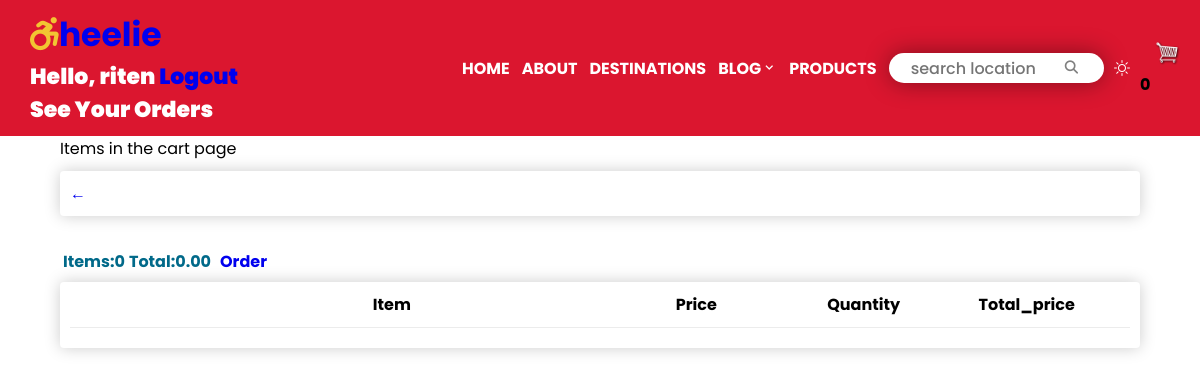
The app's page /cart/ (signed in), older data.
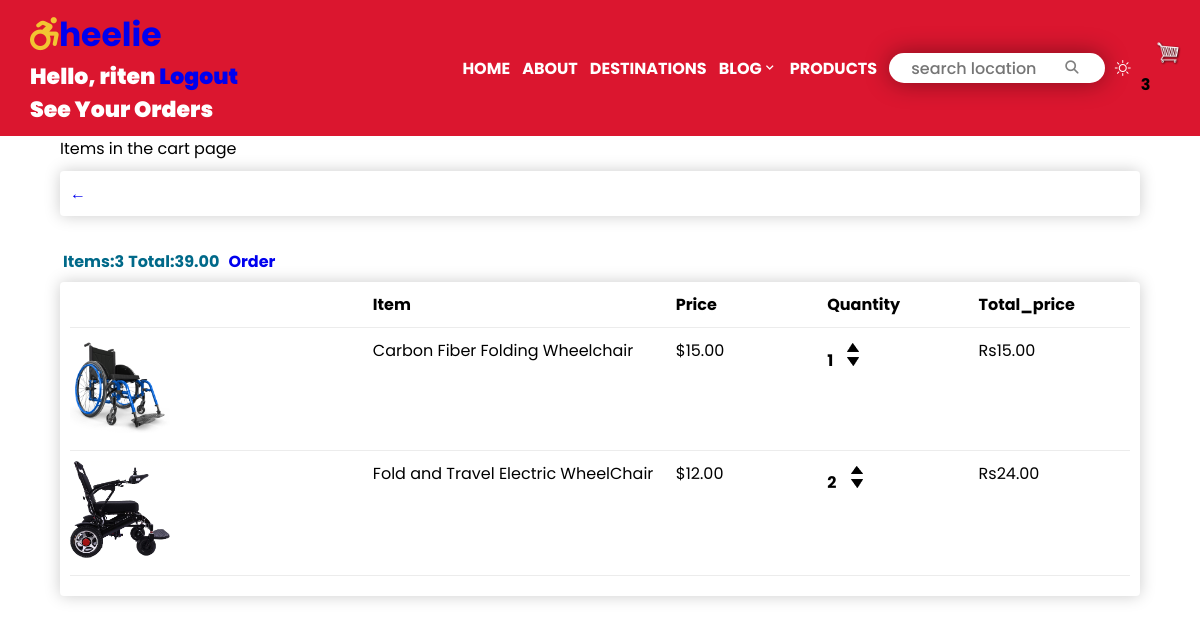
The same page, newer data.
### stroll1/models.py (models this page shows, shortened)
class Order(models.Model):
    date_ordered = models.DateTimeField(auto_now_add=True, null=True)
    customer = models.ForeignKey(Customer, on_delete= models.SET_NULL, blank=True, null=True)
    complete = models.BooleanField(default=False, null=True, blank=True )
    transaction_id = models.CharField(max_length = 200, null=True)
    payment_method = models.CharField(max_length=20, choices = METHOD, default="Cash on delivery")
    payment_completed = models.BooleanField(default=False, null=True, blank=True)
    @property
    def get_cart_total(self):
        orderitems = self.orderitem_set.all()
        total = sum(orderitem.get_total for orderitem in orderitems)
        return total
    @property
    def get_cart_items_number(self):
        orderitems = self.orderitem_set.all()
        total = sum(orderitem.quantity for orderitem in orderitems)
        return total

class OrderItem(models.Model):
        product = models.ForeignKey(product, on_delete=models.CASCADE, null=True, blank=True)
        order = models.ForeignKey(Order, on_delete=models.CASCADE, null=True, blank=True)
        quantity = models.IntegerField(default=0, null=True, blank=True)
        date_added = models.DateTimeField(auto_now_add=True)
        @property
        def get_total(self):
            total = self.quantity * self.product.price
            return total

class product(models.Model):
        name = models.CharField(max_length = 200, null=True, blank=True)
        price = models.FloatField(max_length = 200, null=True, blank=True)
        image = models.ImageField(null=True, blank=True)
        featured = models.BooleanField(default=False, null=True, blank=True )
        @property
        def imageURL(self):
            try:
                url= self.image.url
            except:
                url = ''
            return url

### stroll1/views.py (the view)
# urls.py: path("cart/", views.cart, name="cart"),
def cart(request):
    if request.user.is_authenticated:
        customer = request.user.customer
        order, created = Order.objects.get_or_create(customer=customer, complete=False)
        items = order.orderitem_set.all()
        cartItems = order.get_cart_items_number
    else:
        items =[]
        order = {'get_cart_total':0, 'get_cart_items_number':0}
        cartItems = order['get_cart_items_number']
    context = {'items': items, 'order': order, 'cartItems': cartItems}
    return render(request, "cart.html", context,)

### Templates/cart.html (shortened to what this page needs)
{% extends 'base.html' %}
{% load static %}
{% block content %}
Items in the cart page
<div class="row">
    <div class="col-lg-12">
        <div class="box-element">
            <a class="btn btn-outline-danger" href="{% url 'home' %}">&#8592;</a>
        </div>
        <br>
        <table class="table">
            <tr>
                <th><h4>Items:<strong>{{order.get_cart_items_number}}</strong></h4></th>
                <th><h4>Total:<strong>{{order.get_cart_total|floatformat:2}}</strong></h4></th>
                <th><a style = "float: right; margin: 5px" class = "btn btn-success" href="{% url 'viewPage' %}">Order</a></th>
            </tr>
        </table>
        <div class="box-element">
                <div class="cart-row">
                    <div style="flex: 2"></div>
                    <div style="flex: 2"><strong>Item</strong></div>
                    <div style="flex: 1"><strong>Price</strong></div>
                    <div style="flex: 1"><strong>Quantity</strong></div>
                    <div style="flex: 1"><strong>Total_price</strong></div>
                </div>
                {% for item in items %}
                <div class="cart-row">
					<div style="flex:2"><img class="row-image" src="{{item.product.imageURL}}"></div>
					<div style="flex:2"><p>{{item.product.name}}</p></div>
					<div style="flex:1"><p>${{item.product.price|floatformat:2}}</p></div>
					<div style="flex:1">
						<p class="quantity">{{item.quantity}}</p>
						<div class="quantity">
							<img data-product="{{item.product.id}}" data-action = "add" class="chg-quantity update-cart" src="{% static  'images/arrowup.png' %}">
							<img data-product="{{item.product.id}}" data-action = "remove" class="chg-quantity update-cart" src="{% static  'images/arrowdown.png' %}">
						</div>
					</div>
					<div style="flex:1"><p>Rs{{item.get_total|floatformat:2}}</p></div>
				</div>
                {% endfor %}
        </div>
        <br>
    </div>
</div>
{% endblock %}

### Templates/nav.html (shortened to what this page needs)
{% load static %}
<link rel="stylesheet" href="{% static 'css/style.css' %}">
<link rel="stylesheet" href="https://cdn.jsdelivr.net/npm/bootstrap-icons@1.10.5/font/bootstrap-icons.css">
<div class="container1">
    <div class="title">
        <h2 aria-label="Wheelie logo ."><a href="{% url 'home' %}"><i class="fa-solid fa-wheelchair-move stroll-icon"></i>heelie</a></h2>
        {% if request.user.is_authenticated%}
        <span>Hello, {{request.user}}</span>
        <span><a href="{% url 'logout'%}">Logout</a></span>
        {% endif %}
        <div><a href="{%url 'user-profile'%}" style="list-style:none"><li style="color: white;"> See Your Orders</li></a></div>
    </div>
    <div aria-label="navigation bar with 4 links home about destinations blog contact" role="nav" class="menu">
        <li><a href="{% url 'home' %}">HOME</a></li>
        <li><a href="#">ABOUT</a></li>
        <li><a href="#container4">DESTINATIONS</a></li>
        <li>
            <a href="#">BLOG<i class='bx bx-chevron-down'></i></a>
        </li>
        <li><a href="{% url 'products' %}">PRODUCTS</a></li>
    </div>
        <div class="form">
            <form aria-label="input text for search"  method="get" action="/search">
            <input type="search" placeholder="search location" name="query" id="query" required>
            <button aria-label = "search-button" class="search" type="submit"><i class="fa-solid fa-magnifying-glass glass"></i></button>
            </form>
        </div>
        <span onclick="change_icon()" id="dark" ><i class="bi bi-brightness-high on" id="light"></i></span>
        <div class="from-inline my-2 my-lg-0">
            <a href="{% url 'cart' %}">
                <img id ="cart-icon" src="{% static 'images/cart.png'%}" alt="">
            </a>
            <span class="badge badge-info background-yellow">{{cartItems}}</span>
        </div>
</div>

Row changes from the older to the newer data that the page shows:
computed for Order: get_cart_items_number "0" → "3"; get_cart_total "0.00" → "39.00"
added OrderItem: product.imageURL (picture), product.name "Carbon Fiber Folding Wheelchair", product.price "15.00", quantity "1", get_total "15.00"
added OrderItem: product.imageURL (picture), product.name "Fold and Travel Electric WheelChair", product.price "12.00", quantity "2", get_total "24.00"
Text that changed along with them:
{{ cartItems }}: "0" → "3"
